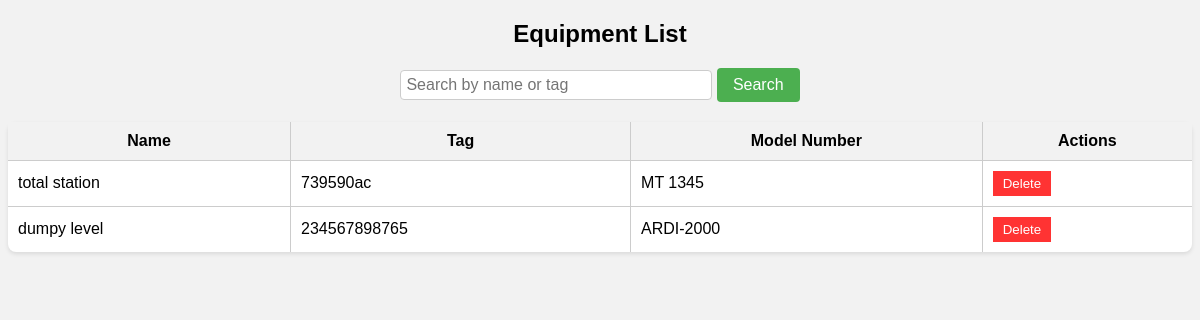
Before: /equipment-list/ with the older database file.
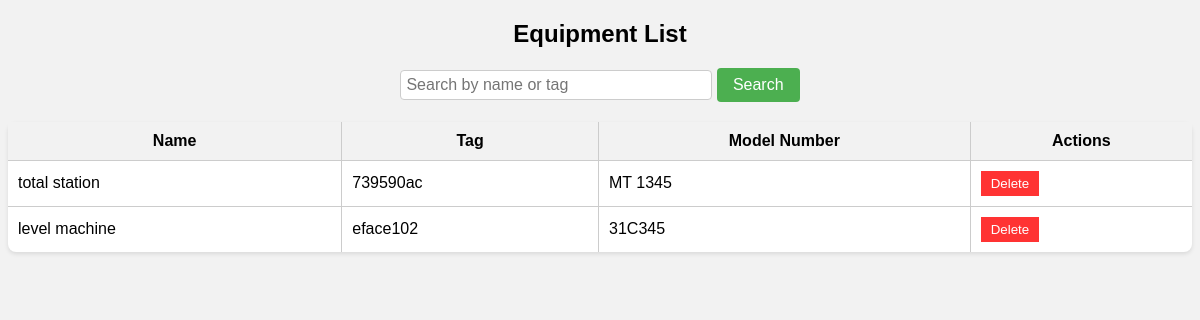
After: the same page with the newer database file.
### equipments/models.py (models this page shows, shortened)
class Equipment(models.Model):
    name = models.CharField(max_length=100)
    tag = models.CharField(max_length=100, unique=True)
    model_number = models.CharField(max_length=100)

### equipments/views.py (the view)
# urls.py: path('equipment-list/', views.equipment_list, name='equipment_list'),
def equipment_list(request):
    equipment = Equipment.objects.all()
    return render(request, 'equipment_list.html', {'equipment': equipment})

### equipments/templates/equipment_list.html (shortened to what this page needs)
<!DOCTYPE html>
<html>
<head>
</head>
<body>
    <h2>Equipment List</h2>
    <div class="search-form">
        <input type="text" id="search-input" placeholder="Search by name or tag">
        <button type="button" onclick="searchEquipment()">Search</button>
    </div>
    {% if equipment %}
        <table id="equipment-table">
            <thead>
                <tr>
                    <th>Name</th>
                    <th>Tag</th>
                    <th>Model Number</th>
                    <th>Actions</th>
                </tr>
            </thead>
            <tbody>
                {% for item in equipment %}
                    <tr>
                        <td>{{ item.name }}</td>
                        <td>{{ item.tag }}</td>
                        <td>{{ item.model_number }}</td>
                        <td>
                            <form action="{% url 'delete_equipment' item.id %}" method="POST" onsubmit="return confirm('Are you sure you want to delete this equipment?');">
                                <button class="delete-button" type="submit">Delete</button>
                            </form>
                        </td>
                    </tr>
                {% endfor %}
            </tbody>
        </table>
    {% else %}
        <p>No equipment found.</p>
    {% endif %}
</body>
</html>

Changed rows visible on the page:
removed Equipment: name "dumpy level", tag "234567898765", model_number "ARDI-2000"
added Equipment: name "level machine", tag "eface102", model_number "31C345"
